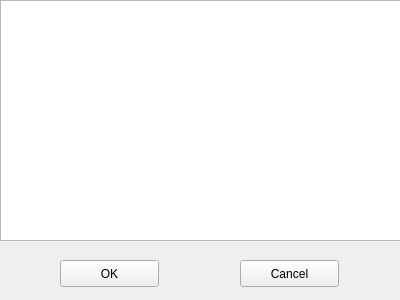
<?xml version="1.0" encoding="UTF-8"?>
<ui version="4.0">
 <class>joystickview</class>
 <widget class="QWidget" name="joystickview">
  <property name="geometry">
   <rect>
    <x>0</x>
    <y>0</y>
    <width>400</width>
    <height>300</height>
   </rect>
  </property>
  <property name="windowTitle">
   <string>Form</string>
  </property>
  <widget class="QListWidget" name="joystickList">
   <property name="geometry">
    <rect>
     <x>0</x>
     <y>0</y>
     <width>401</width>
     <height>241</height>
    </rect>
   </property>
  </widget>
  <widget class="QPushButton" name="pushButton">
   <property name="geometry">
    <rect>
     <x>60</x>
     <y>260</y>
     <width>99</width>
     <height>27</height>
    </rect>
   </property>
   <property name="text">
    <string>OK</string>
   </property>
  </widget>
  <widget class="QPushButton" name="pushButton_2">
   <property name="geometry">
    <rect>
     <x>240</x>
     <y>260</y>
     <width>99</width>
     <height>27</height>
    </rect>
   </property>
   <property name="text">
    <string>Cancel</string>
   </property>
  </widget>
 </widget>
 <resources/>
 <connections/>
</ui>
